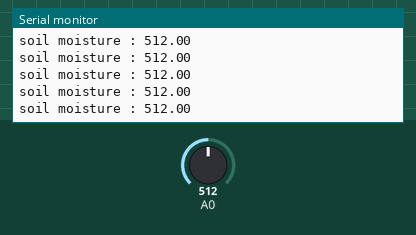
Bench run of a sketch on a simulated ESP8266 (NodeMCU). On the bench: the last lines printed to the serial monitor. Inputs (shaded band) come from the test bench; at power-on: A0 = 512. WiFi joins after 1.5 s; servers stay silent unless stated; uploads are accepted with an empty reply.

Above: at 3.2 s.
3.3 s: A0 set to 594
At 4.3 s:
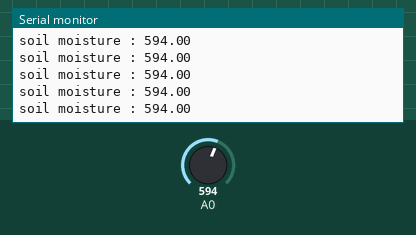
4.8 s: A0 set to 612
At 6.3 s:
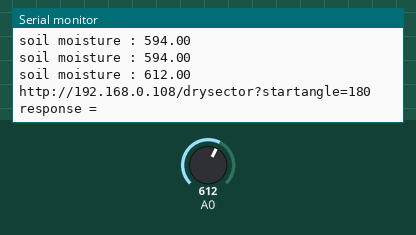
Timing chart, 0 to 7.8 s (numbered marks = the images above; inputs shaded):
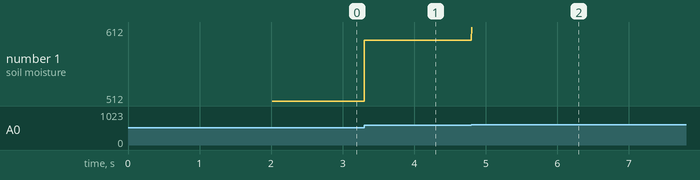

Measured:
- the behaviour switches between 600 and 601 on A0 (found by bisection; images 1 and 2)
- after the input at 3.3 s, the serial monitor: prints a new line at once (image 1)
- after the input at 4.8 s, the serial monitor: prints a new line at once (image 2)
- plotted number 1: 512 → 594 after the input at 3.3 s, 594 → 612 after the input at 4.8 s

The sketch:

the_sensor.ino
```cpp
#include <ESP8266WiFi.h>
#include <ESP8266HTTPClient.h>

String httpResponse;

//  "http://raspberrypi/drysector?startangle=60"

String sectorAngle = "180";
String urlMain = "http://192.168.0.108/drysector?startangle=";


//VARIABLE DECLARATIONS
//#define SS_PIN 4 connection on rfid reader gpio4
#define RST_PIN 5 //D1 rfid reader
//define GW
const char* ssid = "Tenda_17EA20";//ROUTER SSID
const char* password = "Homeisbetter";       //password
HTTPClient http;  //Declaration of an instance of the HTTPClient


void setup() {
  // put your setup code here, to run once:
  Serial.begin(115200);   // Initiate a serial communication at 115200 baud rate


//  pinMode(00, OUTPUT);

 WiFi.begin(ssid, password);
 Serial.println();
 Serial.print("Connecting..");


 // /*
   while (WiFi.status() != WL_CONNECTED) {  //check if the router is really connected
    delay(1000);
    Serial.print(".");
  }// */


  for(int i=0; i<10;++i){
    if(WiFi.status() == WL_CONNECTED){
        Serial.println("connected to the network");
      }
    }

}

void loop() {
  // put your main code here, to run repeatedly:

  float soilWater = analogRead(A0);
  Serial.println("soil moisture : " + (String)soilWater);

  if(soilWater > 600){
      httpResponse = httpReq(urlMain + sectorAngle);
      Serial.println("response = " + httpResponse);


      delay(30000);
    }


    soilWater = analogRead(A0);
    while(soilWater < 300){
      delay(1000);
       soilWater = analogRead(A0);
      }

}


  String httpReq(String targetURL){
    Serial.println(targetURL);
      String response = "";
      http.begin(targetURL);
      int httpCode = http.GET();
    //while(httpCode < 0);
    if (httpCode > 0) { //Check the returning code
      response = http.getString();   //Get response
     }
    http.end();         //end the http connecton
    return response;    //returns the response to the caller
    }                 //end of request function
```
